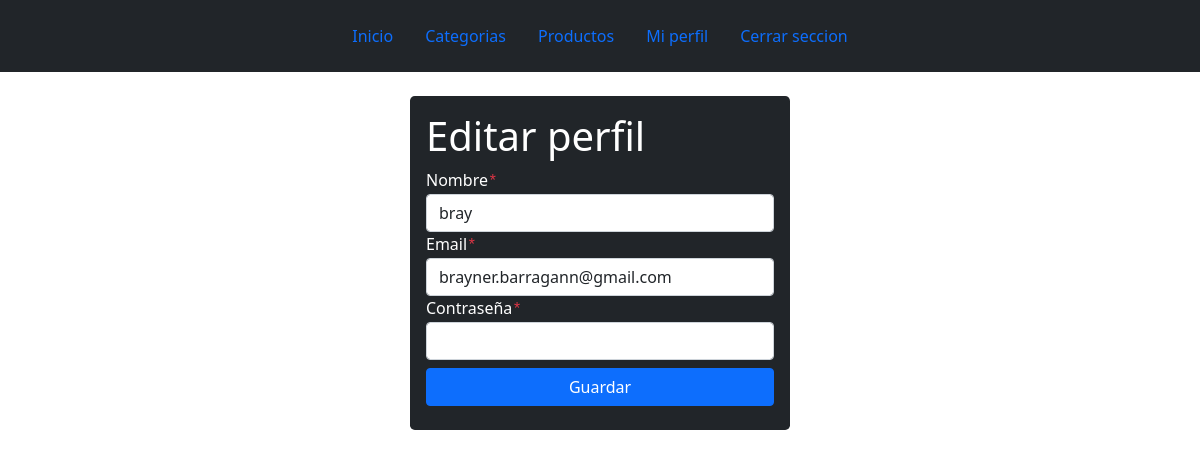
Page /perfil (signed in) on the earlier database version.
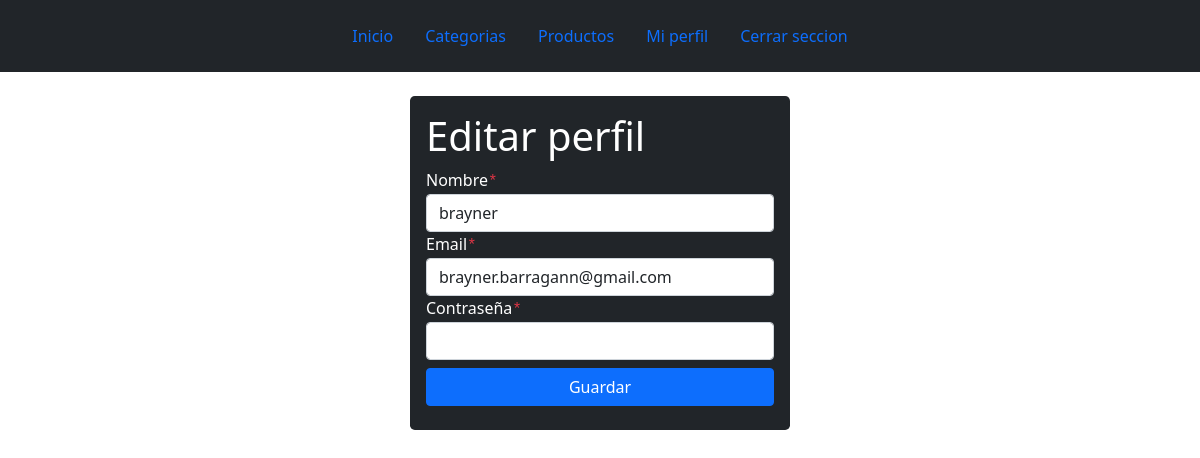
Same page on the later database version.
### tables this page shows
CREATE TABLE "usuarios" (
	"id"	INTEGER NOT NULL,
	"nombre"	TEXT NOT NULL,
	"email"	TEXT NOT NULL UNIQUE,
	"password"	TEXT NOT NULL,
	PRIMARY KEY("id" AUTOINCREMENT)
);

### app.py (the view, shortened to what this page needs)
@app.route('/perfil', methods=('GET','POST'))
def editar_perfil():
    if not 'usuario' in session:
        return redirect(url_for('index'))
    act=db.execute('select * from usuarios where id=?',(session['usuario'][0],)).fetchone()
    if request.method == 'GET':
        return render_template('enseccion/editarusuario.html', usuario=act)

### templates/enseccion/editarusuario.html (shortened to what this page needs)
{% extends 'layouts/baseU.html' %}
{% block content %}
<div class="row justify-content-md-center">
    <form action="{{url_for('editar_perfil')}}" class="col-4  bg-dark p-3 my-4 rounded-3" method="POST">
        <div class="form-group">
            <h1 class=" text-white">Editar perfil</h1>
        </div>
        <div class="form-group">
            <label for="nombre" class="text-white">Nombre<samp class="text-danger">*</samp></label>
            <input type="text" class="form-control" name="nombre" id="nombre" value="{{usuario[1]}}" required>
        </div>
        <div class="form-group">
            <label for="email" class="text-white">Email<samp class="text-danger">*</samp></label>
            <input type="email" class="form-control" name="email" id="email" value="{{usuario[2]}}" required>
        </div>
        <div class="form-group">
            <label for="pass" class="text-white">Contraseña<samp class="text-danger">*</samp></label>
            <input type="password" class="form-control" name="password" id="password" >
        </div>
        <div class="d-grid">
            <button type="submit" class="btn btn-primary my-2">Guardar</button>
        </div>
    </form>
</div>
{% endblock %}

Differences in the rows shown:
changed usuarios "brayner.barragann@gmail.com": nombre "bray" → "brayner"
